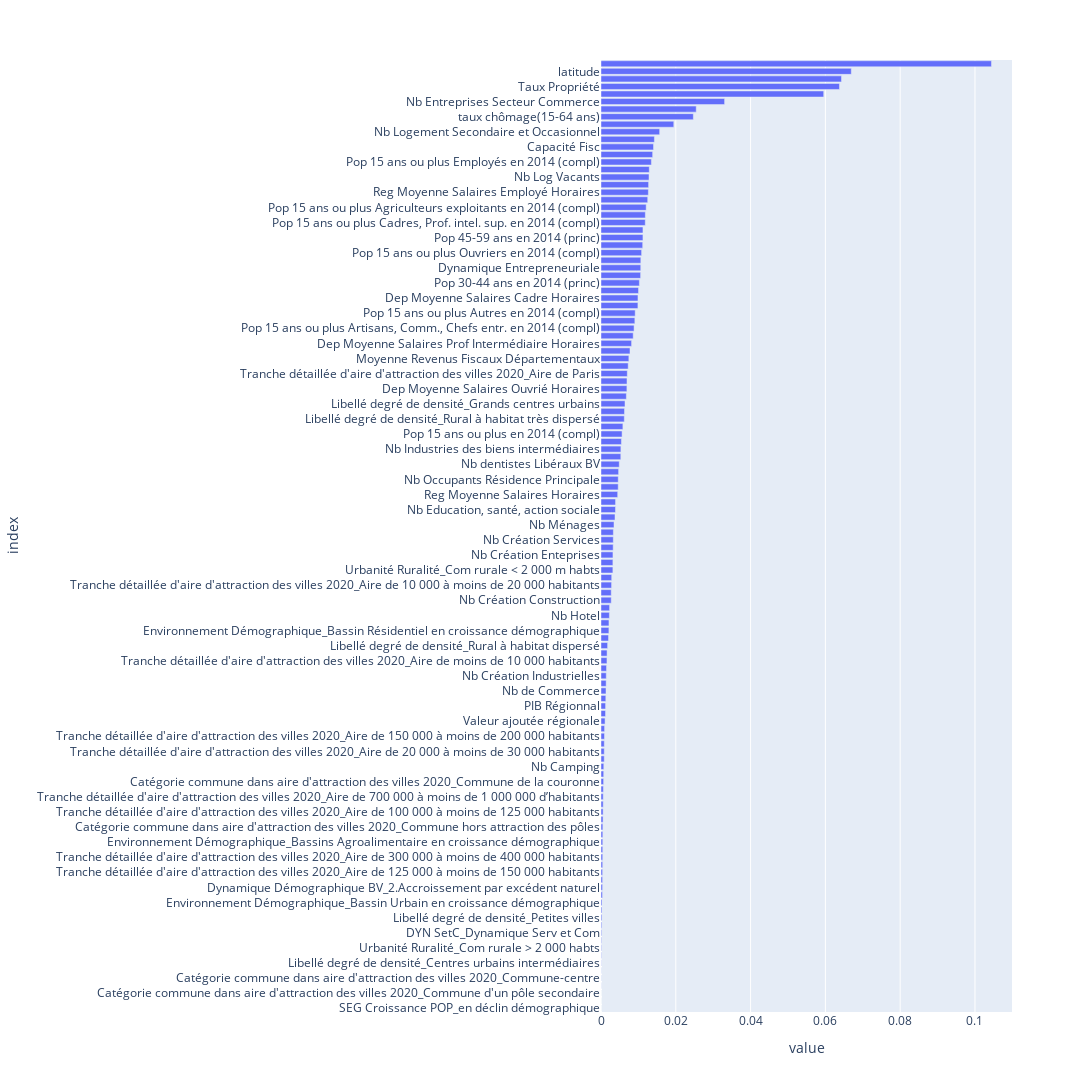

Here is the notebook cell this chart was saved with:
### Code cell
# Plot coefficients
fig = px.bar(feature_importance, orientation = 'h')
fig.update_layout(height=2000, width=2500, showlegend = False, margin = {'l': 50}, ) # to avoid cropping of column names
fig.show()

### Figure 1 — Plotly figure (JSON) as saved in the notebook; plotly's stock layout.template omitted (floating-point values rounded to 4 significant figures)
{"data": [{"alignmentgroup": "True", "hovertemplate": "variable=feature_importances<br>value=%{x}<br>index=%{y}<extra></extra>", "legendgroup": "feature_importances", "marker": {"color": "#636efa", "pattern": {"shape": ""}}, "name": "feature_importances", "offsetgroup": "feature_importances", "orientation": "h", "showlegend": true, "textposition": "auto", "type": "bar", "x": [0, 0, 6.762e-07, 2.511e-05, 3.65e-05, 3.876e-05, 4.741e-05, 9.617e-05, 0.0001218, 0.0001405, 0.0001725, 0.0002045, 0.0002338, 0.0002443, 0.00027, 0.0003937, 0.0004192, 0.0004246, 0.0004344, 0.0004528, 0.0004634, 0.0004667, 0.0004728, 0.0004838, 0.0004962, 0.0005504, 0.0005633, 0.0005908, 0.0005956, 0.0006347, 0.0007012, 0.0007272, 0.0007472, 0.0008661, 0.0008677, 0.0008788, 0.0009334, 0.0009593, 0.001087, 0.001211, 0.001225, 0.001288, 0.001345, 0.001378, 0.001407, 0.001478, 0.001593, 0.001626, 0.001771, 0.002013, 0.002113, 0.002127, 0.002244, 0.002299, 0.002739, 0.002739, 0.002825, 0.002864, 0.00318, 0.003183, 0.003199, 0.003255, 0.003287, 0.003304, 0.003476, 0.00375, 0.003875, 0.00389, 0.004462, 0.004601, 0.004609, 0.004711, 0.004881, 0.005295, 0.005322, 0.005462, 0.005639, 0.005852, 0.006235, 0.006287, 0.006417, 0.006781, 0.006925, 0.006951, 0.007029, 0.00727, 0.007449, 0.007756, 0.008176, 0.008611, 0.008843, 0.009055, 0.009141, 0.009871, 0.009889, 0.01004, 0.01027, 0.01059, 0.01063, 0.01065, 0.01086, 0.01115, 0.01122, 0.01122, 0.01184, 0.01185, 0.01208, 0.01249, 0.01267, 0.01273, 0.01284, 0.01291, 0.01347, 0.01381, 0.01404, 0.01428, 0.01568, 0.01946, 0.02469, 0.02546, 0.03305, 0.05955, 0.06376, 0.06431, 0.06693, 0.1044], "xaxis": "x", "y": ["SEG Croissance POP_en déclin démographique", "Environnement Démographique_Bassin Résidentiel en déclin démographique", "Catégorie commune dans aire d'attraction des villes 2020_Commune d'un pôle secondaire", "Seg Cap Fiscale_Fiscalité élevée", "Catégorie commune dans aire d'attraction des villes 2020_Commune-centre", "DYN SetC_Faible Dynamique Serv et Com", "Libellé degré de densité_Centres urbains intermédiaires", "Seg Dyn Entre_Faible dynamique", "Urbanité Ruralité_Com rurale > 2 000 habts", "Environnement Démographique_Bassin diversifié en croissance démographique", "DYN SetC_Dynamique Serv et Com", "Seg Dyn Entre_Moyenne dynamique", "Libellé degré de densité_Petites villes", "Seg Cap Fiscale_Fiscalité moyenne", "Environnement Démographique_Bassin Urbain en croissance démographique", "Dynamique Démographique BV_Grande Ville", "Dynamique Démographique BV_2.Accroissement par excédent naturel", "Tranche détaillée d'aire d'attraction des villes 2020_Aire de 50 000 à moins de 75 000 habitants", "Tranche détaillée d'aire d'attraction des villes 2020_Aire de 125 000 à moins de 150 000 habitants", "Fidélité_Pop Sédentaire", "Tranche détaillée d'aire d'attraction des villes 2020_Aire de 300 000 à moins de 400 000 habitants", "Tranche détaillée d'aire d'attraction des villes 2020_Aire de 500 000 à moins de 700 000 habitants", "Environnement Démographique_Bassins Agroalimentaire en croissance démographique", "Tranche détaillée d'aire d'attraction des villes 2020_Commune hors attraction des villes", "Catégorie commune dans aire d'attraction des villes 2020_Commune hors attraction des pôles", "Urbanité Ruralité_Com > 200 m habts", "Tranche détaillée d'aire d'attraction des villes 2020_Aire de 100 000 à moins de 125 000 habitants", "Urbanité Ruralité_Com < 50 m habts", "Tranche détaillée d'aire d'attraction des villes 2020_Aire de 700 000 à moins de 1 000 000 d’habitants", "Urbanité Ruralité_Com < 200 m habts", "Catégorie commune dans aire d'attraction des villes 2020_Commune de la couronne", "Tranche détaillée d'aire d'attraction des villes 2020_Aire de 30 000 à moins de 50 000 habitants", "Nb Camping", "Dynamique Démographique BV_6.Déclin par déficit migratoire", "Tranche détaillée d'aire d'attraction des villes 2020_Aire de 20 000 à moins de 30 000 habitants", "Tranche détaillée d'aire d'attraction des villes 2020_Aire de 400 000 à moins de 500 000 habitants", "Tranche détaillée d'aire d'attraction des villes 2020_Aire de 150 000 à moins de 200 000 habitants", "Dynamique Démographique BV_5.Déclin par déficit naturel", "Valeur ajoutée régionale", "Dynamique Démographique BV_4.Déclin par déficit naturel et migratoire", "PIB Régionnal", "Nb Création Commerces", "Nb de Commerce", "Nb institution de Education, santé, action sociale, administration", "Nb Création Industrielles", "Tranche détaillée d'aire d'attraction des villes 2020_Aire de 200 000 à moins de 300 000 habitants", "Tranche détaillée d'aire d'attraction des villes 2020_Aire de moins de 10 000 habitants", "Dynamique Démographique BV_3.Accroissement par excédent migratoire", "Libellé degré de densité_Rural à habitat dispersé", "Libellé degré de densité_Ceintures urbaines", "Environnement Démographique_Bassin Résidentiel en croissance démographique", "Reg Moyenne Salaires Cadre Horaires", "Nb Hotel", "Reg Moyenne Salaires Ouvrié Horaires", "Nb Création Construction", "Moyenne Revenus Fiscaux Régionaux", "Tranche détaillée d'aire d'attraction des villes 2020_Aire de 10 000 à moins de 20 000 habitants", "Tranche détaillée d'aire d'attraction des villes 2020_Aire de 75 000 à moins de 100 000 habitants", "Urbanité Ruralité_Com rurale < 2 000 m habts", "Nb Résidences Principales", "Nb Création Enteprises", "Nb Services personnels et domestiques", "Nb Création Services", "Reg Moyenne Salaires Prof Intermédiaire Horaires", "Nb Ménages", "Capacité Camping", "Nb Education, santé, action sociale", "Nb Santé, action sociale", "Reg Moyenne Salaires Horaires", "Nb pharmaciens Libéraux BV", "Nb Occupants Résidence Principale", "Indice Démographique", "Nb dentistes Libéraux BV", "Population en 2014 (princ)", "Nb Industries des biens intermédiaires", "Score Croissance Entrepreneuriale", "Pop 15 ans ou plus en 2014 (compl)", "Nb Logement", "Libellé degré de densité_Rural à habitat très dispersé", "Nb Entreprises Secteur Services", "Libellé degré de densité_Grands centres urbains", "Dep Moyenne Salaires Horaires", "Dep Moyenne Salaires Ouvrié Horaires", "Score équipement de santé BV", "Tranche détaillée d'aire d'attraction des villes 2020_Aire de Paris", "Dynamique Démographique INSEE", "Moyenne Revenus Fiscaux Départementaux", "Nb Entreprises Secteur Industrie", "Dep Moyenne Salaires Prof Intermédiaire Horaires", "Nb Entreprises Secteur Construction", "Pop 15 ans ou plus Artisans, Comm., Chefs entr. en 2014 (compl)", "Dep Moyenne Salaires Employé Horaires", "Pop 15 ans ou plus Autres en 2014 (compl)", "Nb propriétaire", "Dep Moyenne Salaires Cadre Horaires", "Moyenne Revnus fiscaux", "Pop 30-44 ans en 2014 (princ)", "Nb de Services aux particuliers", "Dynamique Entrepreneuriale", "Pop 0-14 ans en 2014 (princ)", "Pop 15 ans ou plus Ouvriers en 2014 (compl)", "Capacité Hotel", "Pop 45-59 ans en 2014 (princ)", "Pop 75-89 ans en 2014 (princ)", "Pop 15 ans ou plus Cadres, Prof. intel. sup. en 2014 (compl)", "Nb Infirmiers Libéraux BV", "Pop 15 ans ou plus Agriculteurs exploitants en 2014 (compl)", "Pop 15 ans ou plus Retraités  en 2014 (compl)", "Reg Moyenne Salaires Employé Horaires", "Pop 15-29 ans en 2014 (princ)", "Nb Log Vacants", "Nb Omnipraticiens BV", "Pop 15 ans ou plus Employés en 2014 (compl)", "Pop 15 ans ou plus Prof. intermédiaires  en 2014 (compl)", "Capacité Fisc", "Pop 60-74 ans en 2014 (princ)", "Nb Logement Secondaire et Occasionnel", "Nb Résidences Secondaires", "taux chômage(15-64 ans)", "Synergie Médicale COMMUNE", "Nb Entreprises Secteur Commerce", "longitude", "Taux Propriété", "Densité Médicale BV", "latitude", "Dynamique Entrepreneuriale Service et Commerce"], "yaxis": "y"}], "layout": {"barmode": "relative", "height": 2000, "legend": {"title": {"text": "variable"}, "tracegroupgap": 0}, "margin": {"l": 50, "t": 60}, "showlegend": false, "width": 2500, "xaxis": {"anchor": "y", "domain": [0, 1], "title": {"text": "value"}}, "yaxis": {"anchor": "x", "domain": [0, 1], "title": {"text": "index"}}}}
